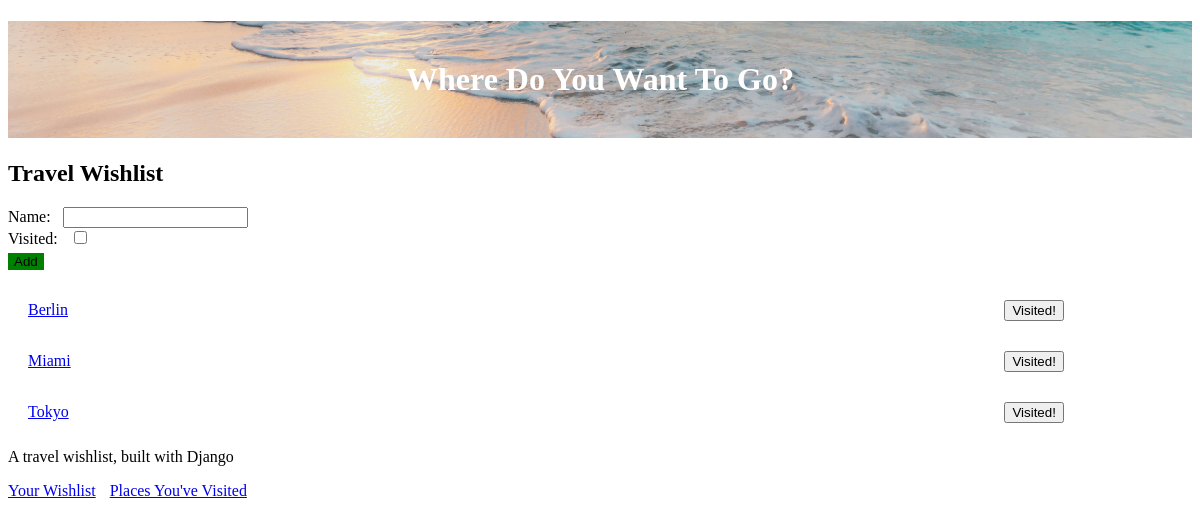
Before: / (signed in) with the older database file.
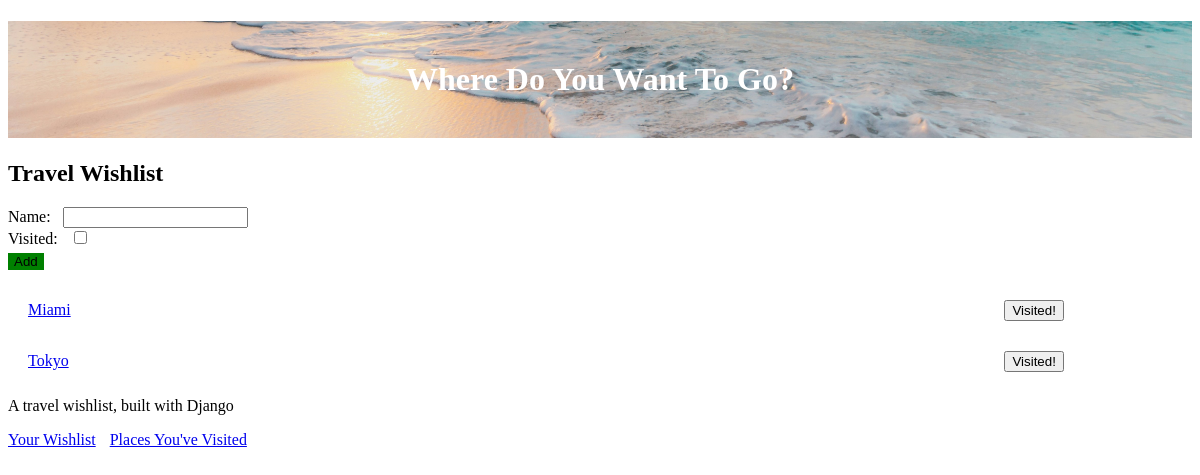
After: the same page with the newer database file.
### travel_wishlist/models.py (models this page shows, shortened)
class Place(models.Model):
    user = models.ForeignKey('auth.User', null=False, on_delete=models.CASCADE)
    name = models.CharField(max_length=200)
    visited = models.BooleanField(default=False)
    notes = models.TextField(blank=True, null=True)
    date_visited = models.DateField(blank=True, null=True)
    photo = models.ImageField(upload_to='user_images/', blank=True, null=True)

### travel_wishlist/views.py (the view, shortened to what this page needs)
# urls.py: path('', views.place_list, name='place_list'),
@login_required
def place_list(request):
    places = Place.objects.filter(user=request.user).filter(visited=False).order_by('name')
    new_place_form = NewPlaceForm()
    return render(request, 'travel_wishlist/wishlist.html', {'places': places, 'new_place_form': new_place_form})

### travel_wishlist/forms.py
class NewPlaceForm(forms.ModelForm):
    class Meta:
        model = Place
        fields = ('name', 'visited')

### travel_wishlist/templates/travel_wishlist/wishlist.html (shortened to what this page needs)
{% extends 'travel_wishlist/base.html' %}
{% block content %}
<h2>Travel Wishlist</h2>
<form method="POST" action="{% url 'place_list' %}">
    {{ new_place_form }}
    <button id="add-new-place" type="submit">Add</button>
</form>
{% for place in places %}
<div class="wishlist-place">
    <span id="place-name-{{ place.pk }}" class="place-name">
        <a href="{% url 'place_details' place.pk %}">{{ place.name }}</a>
    </span>
    <form class="visited-form" method="POST" action="{% url 'place_was_visited' place.pk %}">
        <button>Visited!</button>
     </form>
</div>
{% empty %}
<p>You have no places in your wishlist.</p>
{% endfor %}
{% endblock %}

Changed rows visible on the page:
removed Place: name "Berlin"
